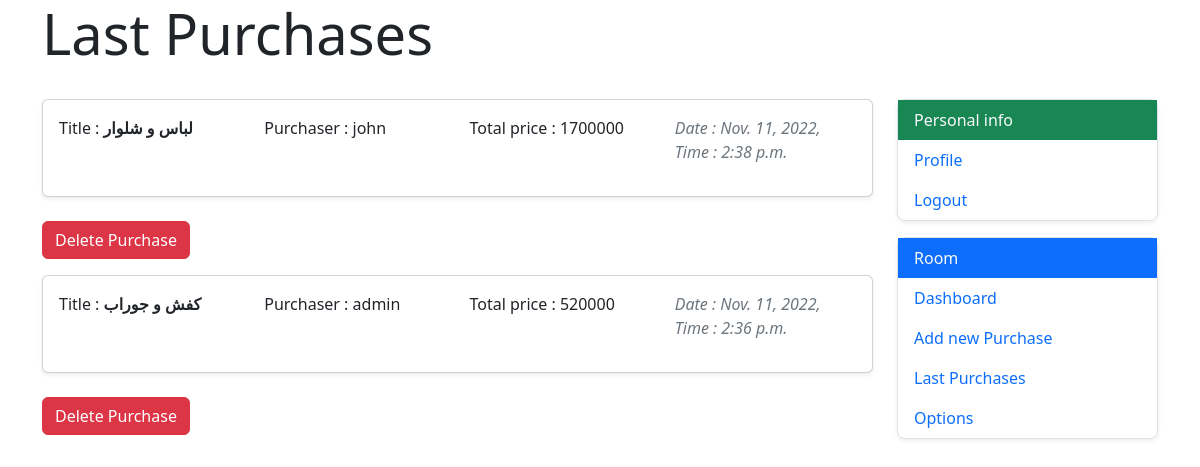
Page /room/purchase_list/9/ (signed in) on the earlier database version.
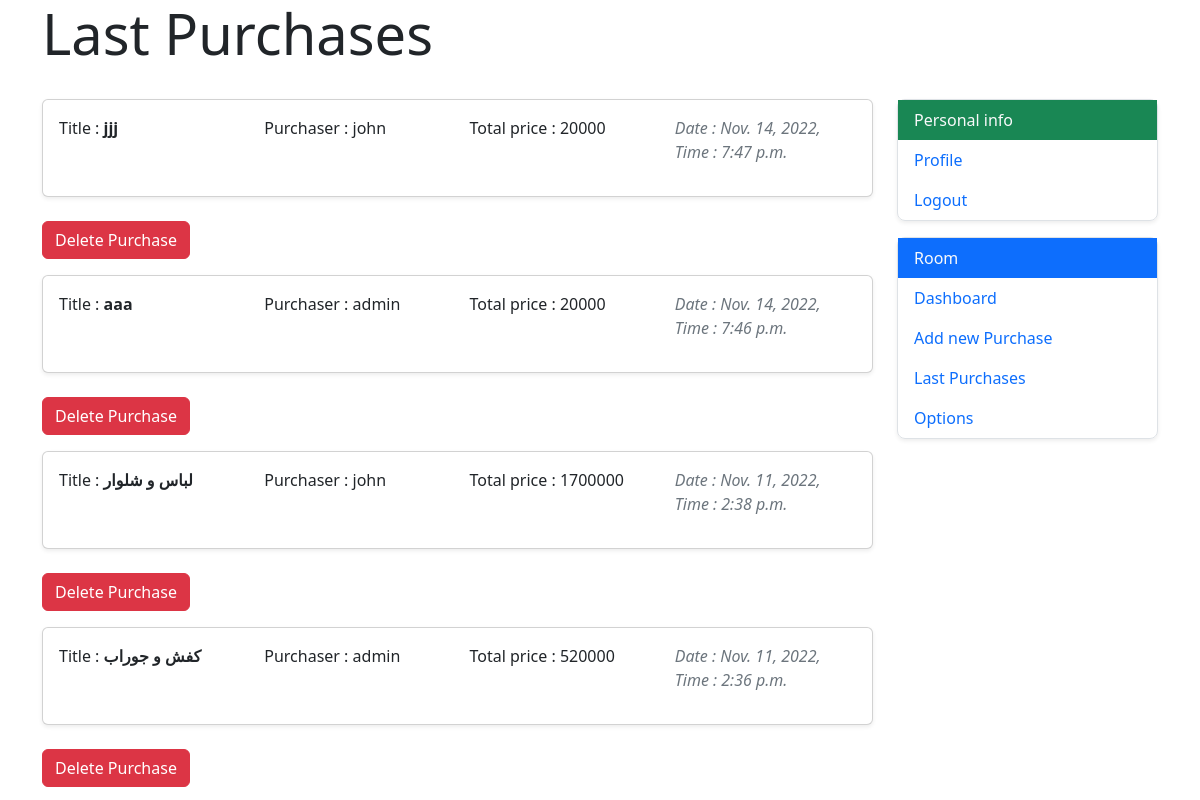
Same page on the later database version.
### rooms/models.py (models this page shows, shortened)
class Purchase(models.Model):
    title = models.CharField(max_length=250, blank=True)
    created_at = models.DateTimeField(auto_now_add=True)
    purchaser = models.ForeignKey(get_user_model(), related_name='purchase', on_delete=models.CASCADE, blank=False)
    items = models.ManyToManyField(Item, related_name='cart')
    member = models.ManyToManyField(get_user_model(), related_name='shared_purchase', blank=True)
    is_payed = models.BooleanField(default=False)
    room = models.ForeignKey(Room, on_delete=models.CASCADE, related_name='purchases', null=True)
    sum = models.PositiveIntegerField(null=True)

### users/models.py (models this page shows)
class CustomUser(AbstractUser):
    STATUS_CHOICES = (
        ("none", "none"),
        ("debtor", "debtor"),
        ("creditor", "creditor"),
    )
    has_room = models.BooleanField(default=False)
    status = models.CharField(choices=STATUS_CHOICES, max_length=8, default=STATUS_CHOICES[0][0])
    full_name = models.CharField(max_length=35, blank=True, null=True)
    phone_number = PhoneNumberField(blank=True, null=True)
    money = models.IntegerField(blank=True, null=True)

### rooms/views.py (the view)
# urls.py: path('purchase_list/<int:pk>/', views.purchase_list_view, name='purchase_list'),
@login_required
def purchase_list_view(request, pk):
    room = Room.objects.get(pk=pk)
    purchases = Purchase.objects.filter(room=room).order_by('-created_at')
    context = {
        'room_obj': room,
        'purchases': purchases,
    }
    return render(request, 'rooms/purchase_list.html', context=context)

### rooms/templates/rooms/purchase_list.html (shortened to what this page needs)
{% extends '_base.html' %}
{% block page-content %}
    <div class="container">
        <p class="display-4">Last Purchases</p>
        <div class="row">
            <div class="col-9">
                {% for purchase in purchases %}
                    <div class="card my-3 shadow-sm" data-bs-toggle="collapse"
                         data-bs-target="#PurchaseDetail{{ forloop.counter }}"
                         aria-expanded="false" aria-controls="PurchaseDetail{{ forloop.counter }}">
                        <div class="card-body">
                            <div class="row">
                                <div class="col"><p class="text fw-normal" style="display: inline;">Title : </p>
                                    <p class="text fw-semibold" style="display: inline;">{{ purchase.title }}</p></div>
                                <div class="col">
                                    <p class="text fw-normal" style="display: inline;">Purchaser : </p>
                                    <p class="text" style="display: inline;">{{ purchase.purchaser }}</p>
                                </div>
                                <div class="col"><p class="text">Total price : {{ purchase.sum }}</p></div>
                                <div class="col"><p class="text-muted fst-italic fw-light">Date
                                    : {{ purchase.created_at.date }}, Time : {{ purchase.created_at.time }}</p></div>
                            </div>
                        </div>
                    </div>
                    <a href="{% url 'delete_purchase' pk=purchase.id %}" class="btn btn-danger mt-2">Delete
                                        Purchase</a>
                {% endfor %}
            </div>
            <div class="col-3">
                {% include 'rooms/right_panel.html' with room=room_obj %}
            </div>
        </div>
    </div>
{% endblock %}

Differences in the rows shown:
added Purchase: title "jjj", purchaser "john", sum "20000", created_at "Nov. 14, 2022", created_at.time "7:47 p.m."
added Purchase: title "aaa", purchaser "admin", sum "20000", created_at "Nov. 14, 2022", created_at.time "7:46 p.m."
